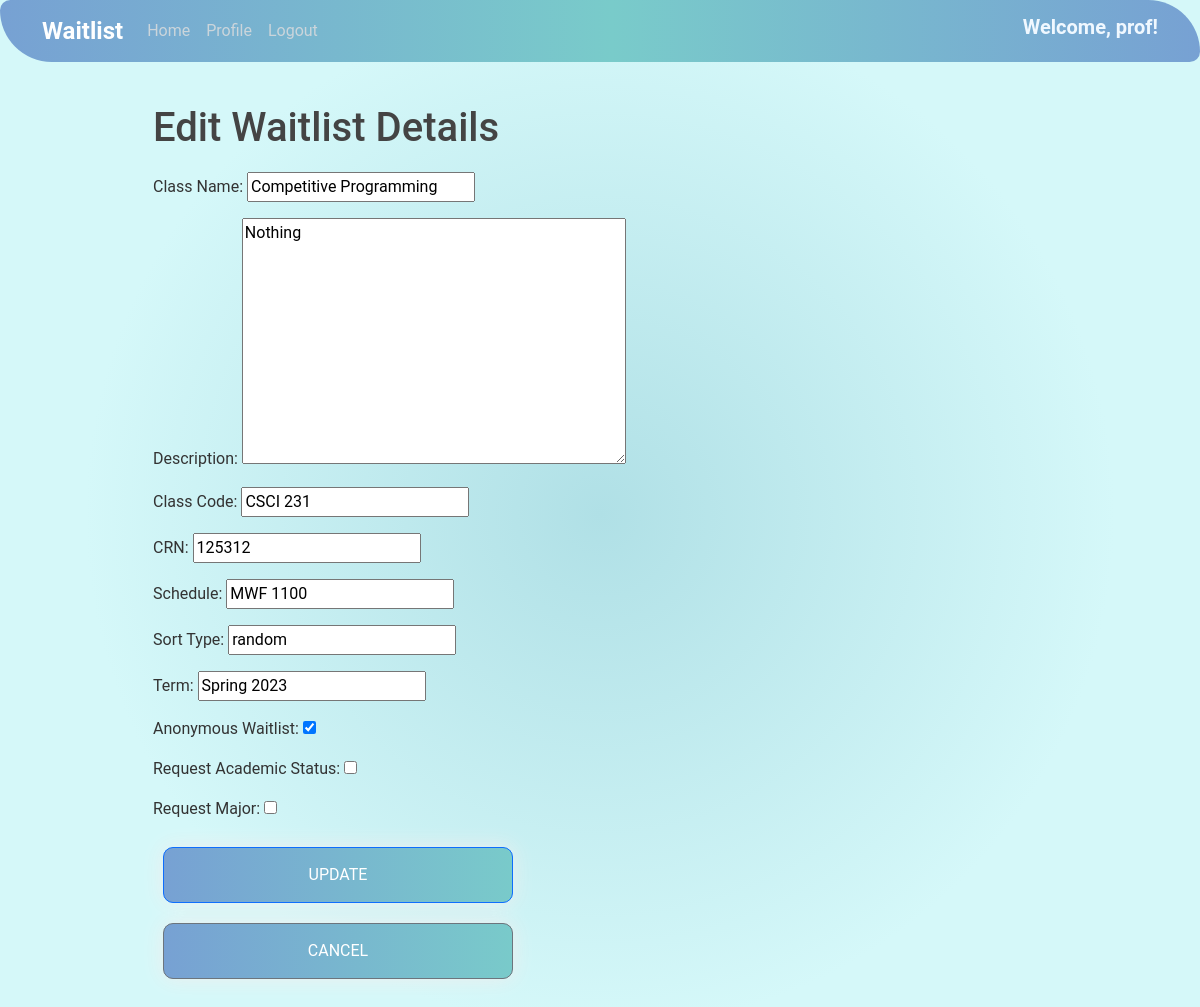
Screenshot of /studenthome/15/edit/ (signed in) with the database file from the repository.
### studentview/models.py (models this page shows, shortened)
class ClassWaitlist(models.Model):
    className = models.CharField(max_length=200, name="className", verbose_name='Class Name')
    classDescription = models.TextField(verbose_name='Description', default=' ')
    classCode = models.CharField(max_length=200, verbose_name='Class Code')
    crn = models.IntegerField(default=0, verbose_name='CRN')
    schedule = models.CharField(max_length=200, verbose_name='Schedule')
    sortType = models.CharField(max_length=200, verbose_name='Sort Type')
    term = models.CharField(max_length=200, verbose_name='Term')
    professor = models.ForeignKey(User, on_delete=models.CASCADE)
    date_added = models.DateTimeField("date published")
    closed = models.BooleanField(default=False)  # Add this line
    anonymous_waitlist = models.BooleanField(default=False, verbose_name='Anonymous Waitlist')
    request_academic_status = models.BooleanField(default=False, verbose_name='Request Academic Status')
    request_major = models.BooleanField(default=False, verbose_name='Request Major')
    request_msg = models.BooleanField(default=False, verbose_name='Request Message')
    archived = models.BooleanField(default=False, verbose_name="Archived")

### studentview/views.py (the view, shortened to what this page needs)
# urls.py: path("<int:pk>/edit/", views.EditView.as_view(), name='edit_waitlist'),
class EditView(LoginRequiredMixin, generic.UpdateView):
    model = ClassWaitlist
    form_class = EditWaitlistForm
    template_name = 'studentview/edit_waitlist.html'
    def get(self, request, *args, **kwargs):
        userid = request.user.id
        classProfessorId = ClassWaitlist.objects.filter(pk=kwargs['pk']).first().professor.pk #there is for sure a better way to do this lol, but this works
        print(classProfessorId)
        if userid == classProfessorId:
            return super().get(request, *args, **kwargs)
        return render({}, '403') # goes to 404 but making idk how to make it go to a 403 page instead

### studentview/views.py
class EditWaitlistForm(forms.ModelForm):
    class Meta:
        model = ClassWaitlist
        fields = ['className', 'classDescription', 'classCode', 'crn', 'schedule', 'sortType', 'term', 'anonymous_waitlist', 'request_academic_status', 'request_major']

### studentview/templates/studentview/edit_waitlist.html
{% extends "studentview/base.html" %}
{% block content %}
<div style="padding:40px">
        <h1 style="margin-bottom:20px">Edit Waitlist Details</h1>
    <form method="post">{% csrf_token %}
        {{ form.as_p }}
        <input class="btn btn-primary" style="width:350px" type="submit" value="Update">
    </form>
    <a href="../detail"><button class="btn btn-secondary" style="width:350px;margin-top:10px">Cancel</button></a>
</div>
{% endblock content %}

### studentview/templates/studentview/base.html (shortened to what this page needs)
<!DOCTYPE html>
{% load static %}
<html lang="en">
<head>
    <link href="https://cdn.jsdelivr.net/npm/bootstrap@5.1.3/dist/css/bootstrap.min.css" rel="stylesheet">
    <link rel="stylesheet" href="https://cdnjs.cloudflare.com/ajax/libs/font-awesome/5.11.2/css/all.min.css">
    <link rel="stylesheet" type="text/css" href="{% static 'studentview/main.css' %}">
</head>
<body>
    <header class="site-header">
        <nav class="navbar navbar-expand-md navbar-dark bg-steel fixed-top">
            <div class="container">
                <a class="navbar-brand mr-4" href="/">Waitlist</a>
                <div class="collapse navbar-collapse" id="navbarToggle">
                    <div class="navbar-nav mr-auto">
                        <a class="nav-item nav-link" href="/studenthome">Home</a>
                    </div>
                    <div class="navbar-nav">
                        {% if user.is_authenticated %}
                            <a class="nav-item nav-link" href="{% url 'profile' %}">Profile</a>
                            <a class="nav-item nav-link" href="{% url 'logout' %}">Logout</a>
                        {% else %}
                            <a class="nav-item nav-link" href="{% url 'login' %}">Login</a>
                            <a class="nav-item nav-link" href="{% url 'register' %}">Register</a>
                        {% endif %}
                    </div>
                    <div class="navbar-nav ms-auto">
                        {% if user.is_authenticated %}
                            <h5 style="font-weight: bold; color: aliceblue;" class="nav-item ms-auto"> Welcome, {{user}}! </h5>
                        {% endif %}
                    </div>
                </div>
            </div>
        </nav>
    </header>
<div class="container-fluid d-flex h-100 pb-3" style="padding-right: 0;">
    <div id="page-flex-row" class="d-flex flex-row">
        <div id="main-page-content" class="col">
            <div class="row">
                <div class="col d-none d-xl-block col-xl-1 p-0">
                </div>
                <div class="col col-12 col-xl-10">
                    {% block content %}{% endblock %}
                </div>
                <div class="col d-none d-xl-block col-xl-1 p-0">
                </div>
            </div>
        </div>
    </div>
</div>
</body>
</html>

### studentview/static/studentview/main.css (style rules this page uses)
:root { --banner-gradient-1: #5100e7; --banner-gradient-2: #3b4a5a; }
.navbar { background-image: linear-gradient(to right, #77A1D3 0%, #79CBCA 51%, #77A1D3 100%); border-radius: 20px 100px 20px; }
.site-header .navbar-brand { font-size: 1.5rem; font-weight: bold; color: #ffffff; transition: color 0.3s ease-in-out; }
.site-header .navbar-nav .nav-link { color: #ffffff; transition: color 0.3s ease-in-out, transform 0.3s ease-in-out; }
html, body { height: 100%; display: flex; flex-direction: column; font-family: 'Roboto', sans-serif; }
body { background: radial-gradient(circle closest-side, #B0E0E6, #d5f8f9); color: #333333; margin-top: 4rem; overflow-x: hidden; }
body > * { flex-shrink: 0; }
#page-flex-row { flex-grow: 1; }
h1, h2, h3, h4, h5, h6 { color: #444444; font-weight: 500; }
.bg-steel { background-color: #5f788a; }
.site-header .navbar-nav .nav-link { color: #cbd5db; transition: color 0.3s; }
.btn { background-image: linear-gradient(to right, #77A1D3 0%, #79CBCA 51%, #77A1D3 100%); margin: 10px; padding: 15px 15px; text-align: center; text-transform: uppercase; transition: 0.5s; background-size: 200% auto; color: white; box-shadow: 0 0 20px #eee; border-radius: 10px; }

### studentview/templates/studentview/base.html (style rules this page uses)
body { animation: fadeIn 1s ease-out 1 both; }

### rows the page displays
ClassWaitlist: className "Competitive Programming", classDescription "Nothing", classCode "CSCI 231", crn "125312", schedule "MWF 1100", sortType "random", term "Spring 2023", anonymous_waitlist "☑"

### other values shown
{{ user }} "prof"
